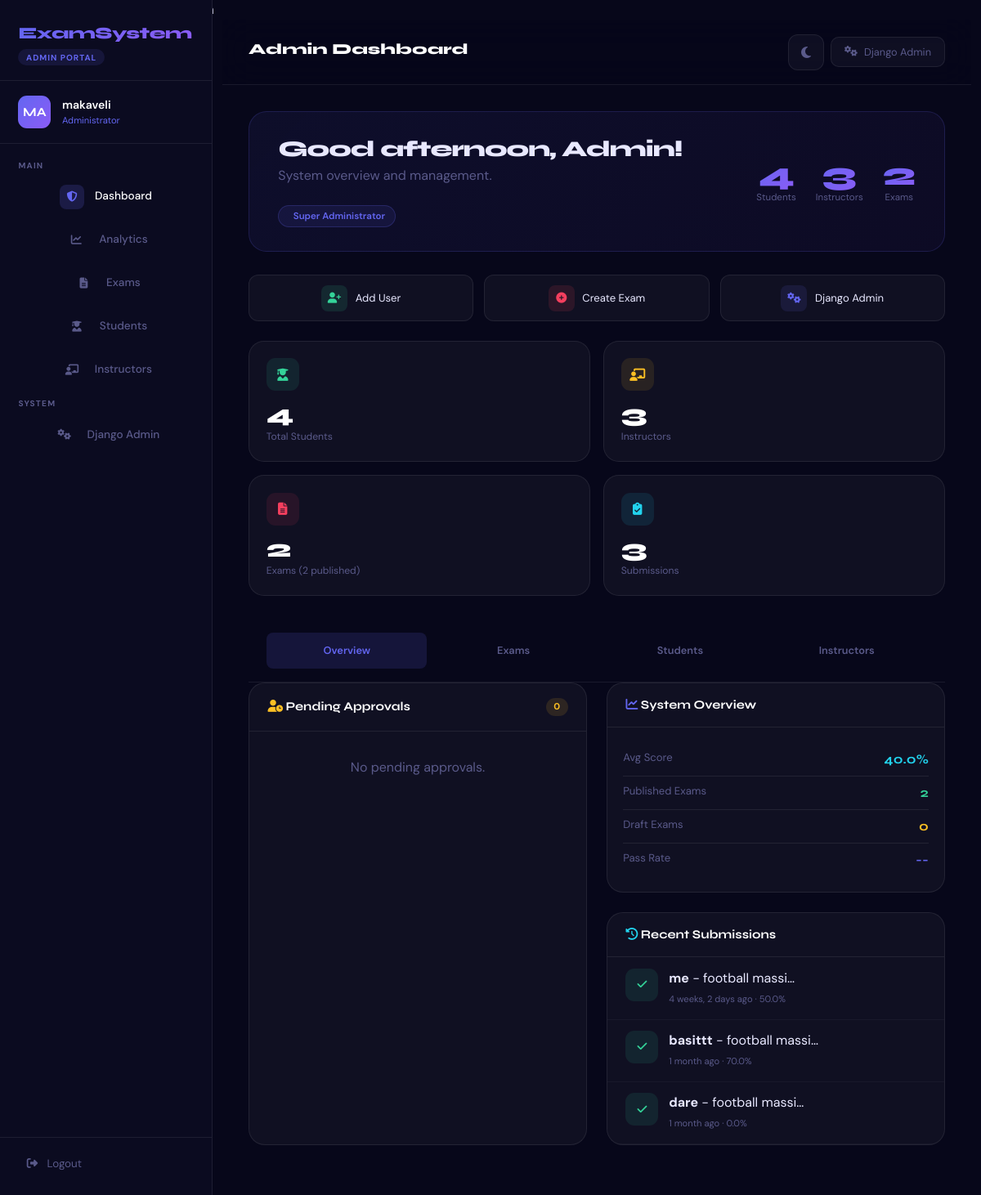
Page /admin-panel/ (signed in) on the committed database.
### accounts/models.py (models this page shows, shortened)
class User(AbstractUser):
    ROLE_STUDENT = 'student'
    ROLE_INSTRUCTOR = 'instructor'
    ROLE_ADMIN = 'admin'
    ROLE_CHOICES = [
        (ROLE_STUDENT, 'Student'),
        (ROLE_INSTRUCTOR, 'Instructor'),
        (ROLE_ADMIN, 'Admin'),
    ]
    role = models.CharField(max_length=20, choices=ROLE_CHOICES, default=ROLE_STUDENT)
    is_approved = models.BooleanField(default=False, help_text="Instructors must be approved by admin")
    department = models.CharField(max_length=100, blank=True)
    staff_id = models.CharField(max_length=50, blank=True)
    full_name = models.CharField(max_length=150, blank=True)
    avatar_initials = models.CharField(max_length=3, blank=True)
    @property
    def is_admin(self):
        return self.role == self.ROLE_ADMIN or self.is_superuser

### exams/models.py (models this page shows, shortened)
class Submission(models.Model):
    student = models.ForeignKey(
        settings.AUTH_USER_MODEL, on_delete=models.CASCADE,
        related_name='submissions', limit_choices_to={'role': 'student'}
    )
    exam = models.ForeignKey(Exam, on_delete=models.CASCADE, related_name='submissions')
    started_at = models.DateTimeField(auto_now_add=True)
    submitted_at = models.DateTimeField(null=True, blank=True)
    is_submitted = models.BooleanField(default=False)
    score = models.FloatField(default=0)
    score_percentage = models.FloatField(default=0)
    time_taken_seconds = models.PositiveIntegerField(default=0)
    class Meta:
        unique_together = ['student', 'exam']
        ordering = ['-started_at']

class Exam(models.Model):
    STATUS_DRAFT = 'draft'
    STATUS_UPCOMING = 'upcoming'
    STATUS_LIVE = 'live'
    STATUS_CLOSED = 'closed'
    instructor = models.ForeignKey(
        settings.AUTH_USER_MODEL, on_delete=models.CASCADE,
        related_name='created_exams', limit_choices_to={'role': 'instructor'}
    )
    title = models.CharField(max_length=200)
    subject = models.CharField(max_length=100, blank=True)
    instructions = models.TextField(blank=True)
    code = models.CharField(max_length=10, unique=True, default=generate_exam_code)
    duration_minutes = models.PositiveIntegerField(default=60)
    pass_mark = models.PositiveIntegerField(default=50, help_text="Pass mark as percentage")
    start_time = models.DateTimeField(null=True, blank=True)
    end_time = models.DateTimeField(null=True, blank=True)
    shuffle_questions = models.BooleanField(default=True)
    is_published = models.BooleanField(default=False)
    created_at = models.DateTimeField(auto_now_add=True)
    updated_at = models.DateTimeField(auto_now=True)
    class Meta:
        ordering = ['-created_at']
    @property
    def status(self):
        now = timezone.now()
        if not self.is_published:
            return self.STATUS_DRAFT
        if self.start_time and now < self.start_time:
            return self.STATUS_UPCOMING
        if self.end_time and now > self.end_time:
            return self.STATUS_CLOSED
        return self.STATUS_LIVE
    @property
    def total_submissions(self):
        return self.submissions.filter(is_submitted=True).count()

### exams/views.py (the view)
    def wrapper(request, *args, **kwargs):
        if not request.user.is_authenticated:
            return redirect('landing')
        if not request.user.is_admin:
            messages.error(request, "Access denied. Admin only.")
            return redirect('landing')
        return view_func(request, *args, **kwargs)

### templates/admin_dashboard.html (shortened to what this page needs)
{% extends 'base.html' %}
{% block body %}
<div class="layout">
    <aside class="sidebar" id="sidebar">
        <div class="sidebar-logo">
            <a href="/admin-panel/" class="logo-text" style="background:linear-gradient(135deg,var(--indigo),var(--violet));-webkit-background-clip:text;-webkit-text-fill-color:transparent">ExamSystem</a>
            <div class="logo-badge" style="background:rgba(99,102,241,.12);color:var(--indigo)">Admin Portal</div>
        </div>
        <div class="sidebar-user">
            <div class="user-avatar" style="background:linear-gradient(135deg,var(--indigo),var(--violet))">{{ user.avatar_initials|default:user.username|slice:":2"|upper }}</div>
            <div class="user-info">
                <div class="uname">{{ user.username }}</div>
                <div class="urole" style="color:var(--indigo)">Administrator</div>
            </div>
        </div>
        <nav class="sidebar-nav">
            <div class="nav-section-label">Main</div>
            <a href="/admin-panel/" class="nav-item-link active"><div class="nav-icon-w" style="background:rgba(99,102,241,.18);color:var(--indigo)"><i class="fas fa-shield-alt"></i></div>Dashboard</a>
            <a href="#" class="nav-item-link" onclick="switchTab('overview')"><div class="nav-icon-w"><i class="fas fa-chart-line"></i></div>Analytics</a>
            <a href="#" class="nav-item-link" onclick="switchTab('exams')"><div class="nav-icon-w"><i class="fas fa-file-alt"></i></div>Exams</a>
            <a href="#" class="nav-item-link" onclick="switchTab('students')"><div class="nav-icon-w"><i class="fas fa-user-graduate"></i></div>Students</a>
            <a href="#" class="nav-item-link" onclick="switchTab('instructors')"><div class="nav-icon-w"><i class="fas fa-chalkboard-teacher"></i></div>Instructors</a>
            <div class="nav-section-label">System</div>
            <a href="/admin/" target="_blank" class="nav-item-link"><div class="nav-icon-w"><i class="fas fa-cogs"></i></div>Django Admin</a>
        </nav>
        <div class="sidebar-bottom">
            <a href="{% url 'accounts:logout' %}"><i class="fas fa-sign-out-alt"></i> Logout</a>
        </div>
    </aside>
    <main class="main">
<div class="topbar">
    <div><h2 style="font-size:1.15rem;font-weight:800;color:var(--white)">Admin Dashboard</h2></div>
    <div class="d-flex gap-2 align-items-center">
        <button class="theme-toggle" onclick="toggleTheme()" title="Toggle theme"><i class="fas fa-moon moon"></i></button>
        <a href="/admin/" target="_blank" class="admin-link"><i class="fas fa-cogs"></i> Django Admin</a>
    </div>
</div>
        <div class="page-content">
            <div class="welcome-banner">
                <div class="wb-text">
                    <h1 id="greetText">Welcome, Admin!</h1>
                    <p style="color:var(--muted)">System overview and management.</p>
                    <div class="admin-pill"> Super Administrator</div>
                </div>
                <div class="d-flex gap-4 text-center">
                    <div><div class="meta-num">{{ total_students }}</div><div style="font-size:.72rem;color:var(--muted)">Students</div></div>
                    <div><div class="meta-num">{{ total_instructors }}</div><div style="font-size:.72rem;color:var(--muted)">Instructors</div></div>
                    <div><div class="meta-num">{{ total_exams }}</div><div style="font-size:.72rem;color:var(--muted)">Exams</div></div>
                </div>
            </div>
            <div class="quick-actions">
                <a href="/admin/auth/user/add/" target="_blank" class="qa-btn"><div class="qa-icon" style="background:rgba(52,211,153,.12);color:var(--green)"><i class="fas fa-user-plus"></i></div>Add User</a>
                <a href="/admin/exams/exam/add/" target="_blank" class="qa-btn"><div class="qa-icon" style="background:rgba(244,63,94,.12);color:var(--rose)"><i class="fas fa-plus-circle"></i></div>Create Exam</a>
                <a href="/admin/" target="_blank" class="qa-btn"><div class="qa-icon" style="background:rgba(99,102,241,.12);color:var(--indigo)"><i class="fas fa-cogs"></i></div>Django Admin</a>
            </div>
            <div class="stat-grid">
                <div class="stat-card"><div class="stat-icon" style="background:rgba(52,211,153,.1);color:var(--green)"><i class="fas fa-user-graduate"></i></div><div class="stat-num">{{ total_students }}</div><div class="stat-label">Total Students</div></div>
                <div class="stat-card"><div class="stat-icon" style="background:rgba(251,191,36,.1);color:var(--amber)"><i class="fas fa-chalkboard-teacher"></i></div><div class="stat-num">{{ total_instructors }}</div><div class="stat-label">Instructors</div></div>
                <div class="stat-card"><div class="stat-icon" style="background:rgba(244,63,94,.1);color:var(--rose)"><i class="fas fa-file-alt"></i></div><div class="stat-num">{{ total_exams }}</div><div class="stat-label">Exams ({{ published_exams }} published)</div></div>
                <div class="stat-card"><div class="stat-icon" style="background:rgba(34,211,238,.1);color:var(--cyan)"><i class="fas fa-clipboard-check"></i></div><div class="stat-num">{{ total_submissions }}</div><div class="stat-label">Submissions</div></div>
            </div>
            <div class="tab-nav">
                <button class="tab-btn active" onclick="switchTab('overview')">Overview</button>
                <button class="tab-btn" onclick="switchTab('exams')">Exams</button>
                <button class="tab-btn" onclick="switchTab('students')">Students</button>
                <button class="tab-btn" onclick="switchTab('instructors')">Instructors</button>
            </div>
            <div id="tab-overview" class="tab-content active">
                <div class="main-grid">
                    <div class="data-card">
                        <div class="section-header"><h4><i class="fas fa-user-clock" style="color:var(--amber)"></i> Pending Approvals</h4><span style="background:rgba(251,191,36,.12);color:var(--amber);padding:.18rem .6rem;border-radius:50px;font-size:.7rem;font-weight:700">{{ pending_count }}</span></div>
                        {% if pending_instructors %}
                        {% for instructor in pending_instructors %}
                        <div class="user-row">
                            <div class="user-av" style="background:linear-gradient(135deg,var(--amber),var(--orange))">{{ instructor.avatar_initials|default:instructor.username|slice:":2"|upper }}</div>
                            <div class="user-info">
                                <div class="user-name">{{ instructor.full_name|default:instructor.username }}</div>
                                <div class="user-meta"><span>{{ instructor.email }}</span>{% if instructor.department %}<span>{{ instructor.department }}</span>{% endif %}</div>
                            </div>
                            <form method="post" action="{% url 'exams:manage_user' instructor.pk %}">{% csrf_token %}<input type="hidden" name="action" value="approve"><button type="submit" class="btn-sm btn-approve">Approve</button></form>
                        </div>
                        {% endfor %}
                        {% else %}
                        <div style="padding:2rem;text-align:center;color:var(--muted)">No pending approvals.</div>
                        {% endif %}
                    </div>
                    <div style="display:flex;flex-direction:column;gap:1.5rem">
                        <div class="data-card">
                            <div class="section-header"><h4><i class="fas fa-chart-line" style="color:var(--indigo)"></i> System Overview</h4></div>
                            <div style="padding:1.2rem">
                                <div style="display:flex;justify-content:space-between;padding:.5rem 0;border-bottom:1px solid var(--border)">
                                    <span style="font-size:.82rem;color:var(--muted)">Avg Score</span>
                                    <span style="font-family:'Syne',sans-serif;font-weight:700;color:var(--cyan)">{{ avg_score }}%</span>
                                </div>
                                <div style="display:flex;justify-content:space-between;padding:.5rem 0;border-bottom:1px solid var(--border)">
                                    <span style="font-size:.82rem;color:var(--muted)">Published Exams</span>
                                    <span style="font-family:'Syne',sans-serif;font-weight:700;color:var(--green)">{{ published_exams }}</span>
                                </div>
                                <div style="display:flex;justify-content:space-between;padding:.5rem 0;border-bottom:1px solid var(--border)">
                                    <span style="font-size:.82rem;color:var(--muted)">Draft Exams</span>
                                    <span style="font-family:'Syne',sans-serif;font-weight:700;color:var(--amber)">{{ draft_exams }}</span>
                                </div>
                                <div style="display:flex;justify-content:space-between;padding:.5rem 0">
                                    <span style="font-size:.82rem;color:var(--muted)">Pass Rate</span>
                                    <span style="font-family:'Syne',sans-serif;font-weight:700;color:var(--indigo)">--</span>
                                </div>
                            </div>
                        </div>
                        <div class="data-card">
                            <div class="section-header"><h4><i class="fas fa-history" style="color:var(--cyan)"></i> Recent Submissions</h4></div>
                            {% for sub in recent_submissions %}
                            <div class="act-item">
                                <div class="act-dot" style="background:rgba(52,211,153,.1);color:var(--green)"><i class="fas fa-check"></i></div>
                                <div><strong>{{ sub.student.username }}</strong> - {{ sub.exam.title|truncatechars:15 }}<br><span style="font-size:.7rem;color:var(--muted)">{{ sub.submitted_at|timesince }} ago · {{ sub.score_percentage }}%</span></div>
                            </div>
                            {% empty %}
                            <div style="padding:2rem;text-align:center;color:var(--muted)">No submissions yet.</div>
                            {% endfor %}
                        </div>
                    </div>
                </div>
            </div>
        </div>
    </main>
</div>
{% endblock %}

### templates/base.html (shortened to what this page needs)
<!DOCTYPE html>
<html lang="en">
<head>
{% load static %}
    <link href="https://cdn.jsdelivr.net/npm/bootstrap@5.3.3/dist/css/bootstrap.min.css" rel="stylesheet">
    <link rel="stylesheet" href="https://cdnjs.cloudflare.com/ajax/libs/font-awesome/6.5.0/css/all.min.css">
    <link rel="stylesheet" href="{% static 'css/mobile.css' %}">
</head>
<body>
    {% block body %}{% endblock %}
</body>
</html>

### rows in the picture
User: avatar_initials "MA", username "makaveli"
Submission: student.username "me", exam "football massi…", submitted_at "4 weeks, 2 days", score_percentage "50.0"
Submission: student.username "basittt", exam "football massi…", submitted_at "1 month", score_percentage "70.0"
Submission: student.username "dare", exam "football massi…", submitted_at "1 month", score_percentage "0.0"

### other values in the picture
{{ total_students }} "4"
{{ total_instructors }} "3"
{{ total_exams }} "2"
{{ published_exams }} "2"
{{ total_submissions }} "3"
{{ pending_count }} "0"
{{ avg_score }} "40.0"
{{ draft_exams }} "0"
